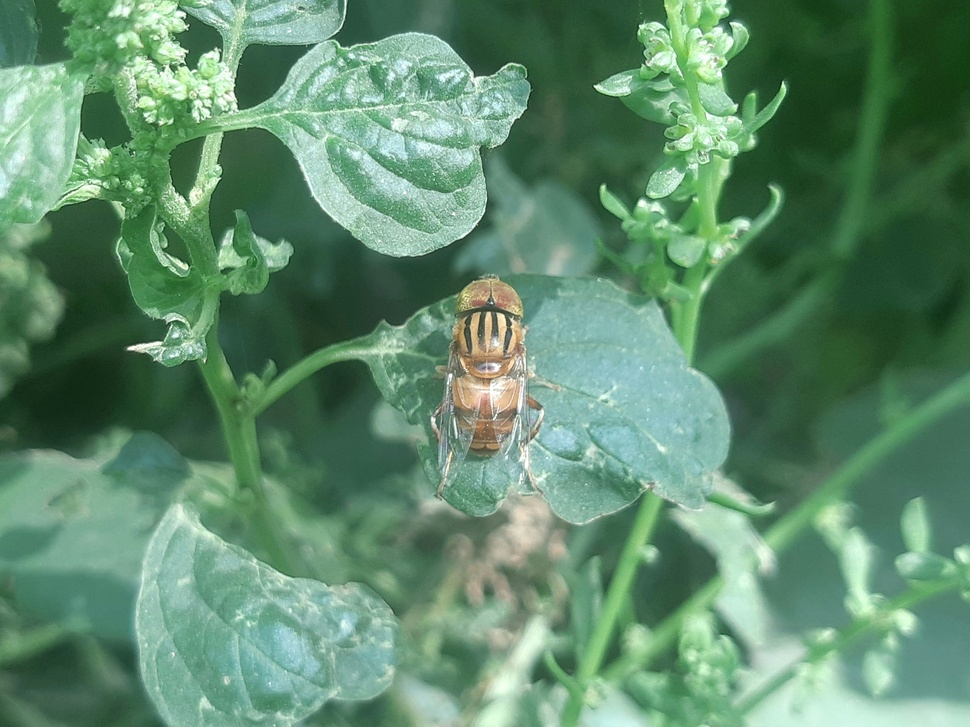
#> input picture ram-kishor-4lWZS0XE1jM-unsplash.jpg, 970 x 727 px, shrunk from 3540 x 2654 before the run, found by its file name
$ python Ch4_Ballan_List_4_6_2_1_Erosion_Dilution.py
#> lines starting #> are read from the running program, lines starting #| are printed output that depends on the picture; after the words box and inside, x2 and y2 are one past the last pixel; in counts of white or black regions, pixels touching at a corner belong together
# Python 2/3 compatibility
from __future__ import print_function
import cv2
import numpy as np
import matplotlib.pyplot as plt

# Load the image
image = cv2.imread('/Users/meltemballan/Documents/Image_Processing/CH4_Ballan/ram-kishor-4lWZS0XE1jM-unsplash.jpg', cv2.IMREAD_GRAYSCALE)
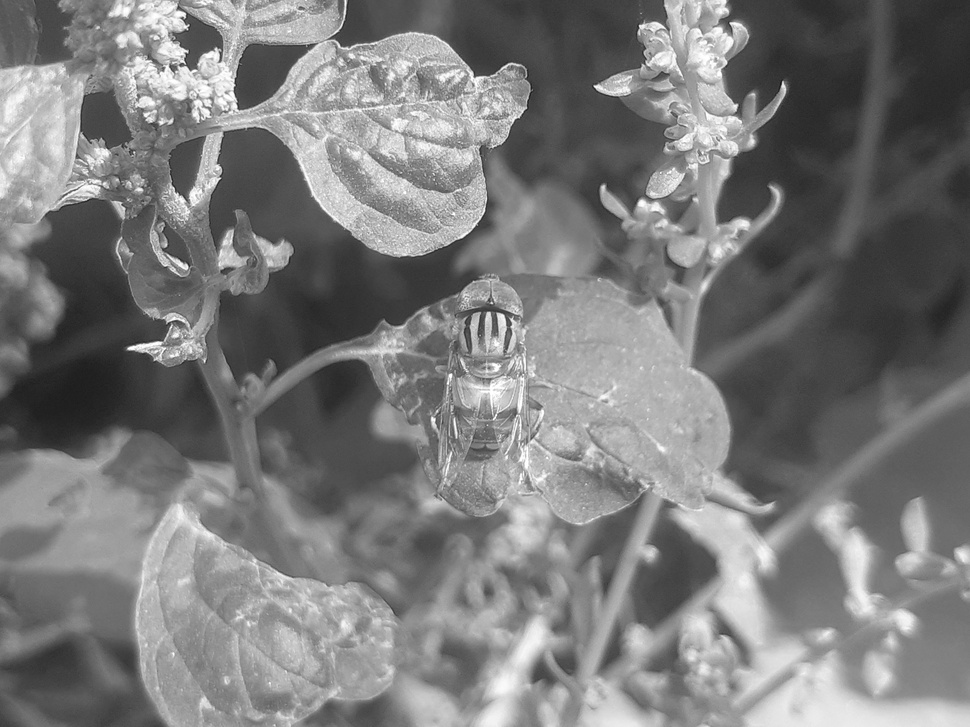
#> image: shape (727, 970); min 19, max 255, mean 122.5
# Convert the filtered image to binary
_, binary_image = cv2.threshold(image, 127, 255, cv2.THRESH_BINARY)
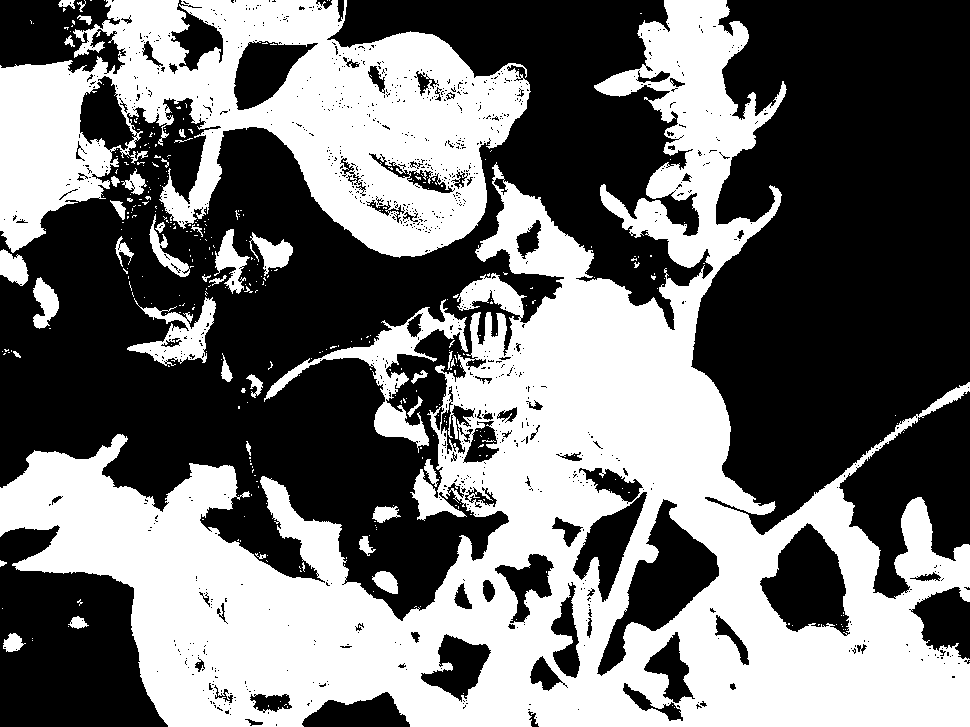
#> binary_image: shape (727, 970); 45% white; 373 white regions (331 under 20 px), largest, box (x1, y1, x2, y2) and area: (0, 0, 970, 727) 228208, (0, 0, 531, 258) 72803, (264, 299, 468, 453) 5332

# Define the structuring element
# In this case, we're using a 11x11 square as the structuring element
structuring_element = np.ones((11, 11), np.uint8)

# Apply dilation
dilated_image = cv2.dilate(binary_image, structuring_element,iterations=1)
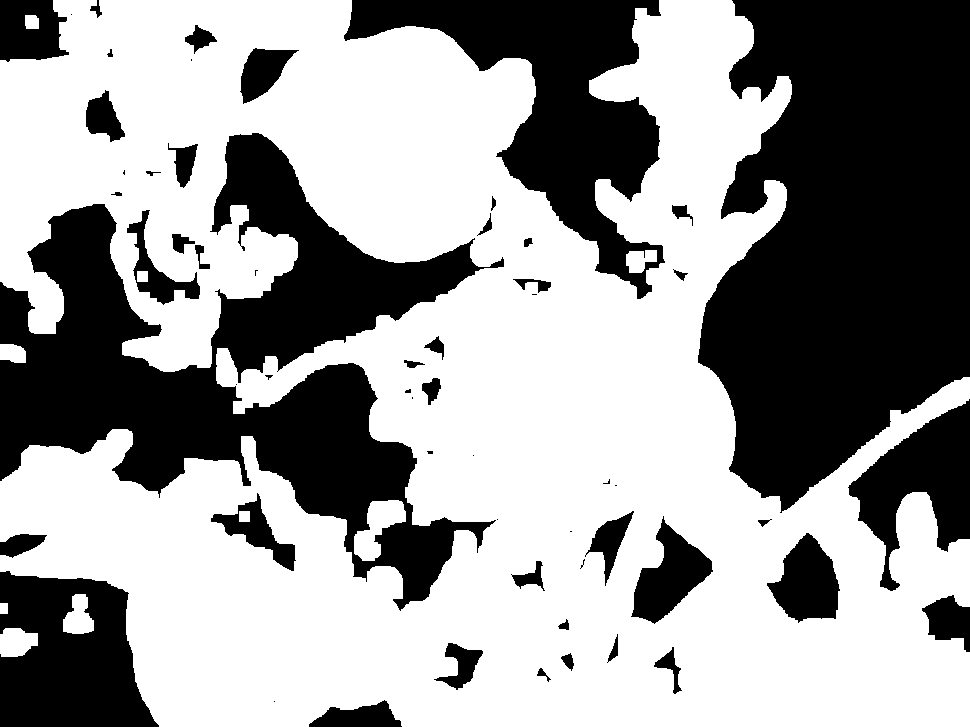
#> dilated_image: shape (727, 970); 60.5% white; 58 black regions (17 under 20 px), largest, box (x1, y1, x2, y2) and area: (698, 0, 970, 513) 103596, (0, 133, 504, 611) 84502, (344, 0, 665, 299) 33492

# Apply erosion
eroded_image = cv2.erode(binary_image, structuring_element,iterations=1)
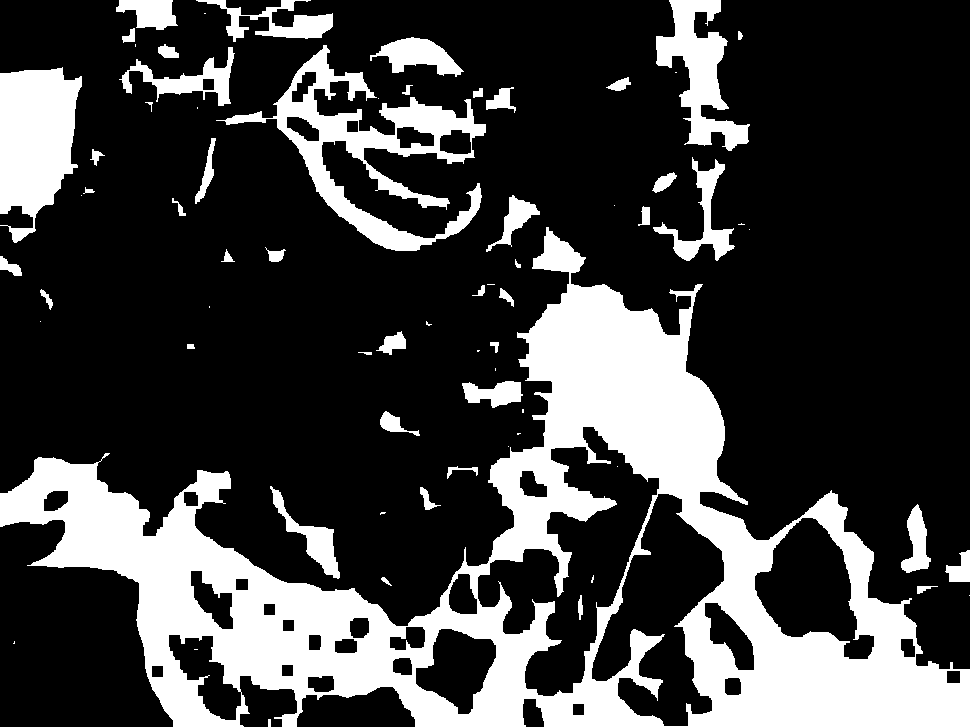
#> eroded_image: shape (727, 970); 25% white; 70 white regions (24 under 20 px), largest, box (x1, y1, x2, y2) and area: (0, 227, 970, 727) 128386, (216, 45, 486, 251) 13029, (0, 67, 82, 243) 10039

# Display the original, dilated, and eroded images
plt.figure(figsize=(20, 5))

plt.subplot(141)
plt.imshow(image, cmap='gray')
plt.title('Original Image')

plt.subplot(142)
plt.imshow(binary_image, cmap='gray')
plt.title('Binary Image')

plt.subplot(143)
plt.imshow(dilated_image, cmap='gray')
plt.title('Dilated Image')

plt.subplot(144)
plt.imshow(eroded_image, cmap='gray')
plt.title('Eroded Image')

plt.tight_layout()
plt.show()

$ run again, with bundo-kim-S-TcfjrYVKo-unsplash.jpg copied over ram-kishor-4lWZS0XE1jM-unsplash.jpg
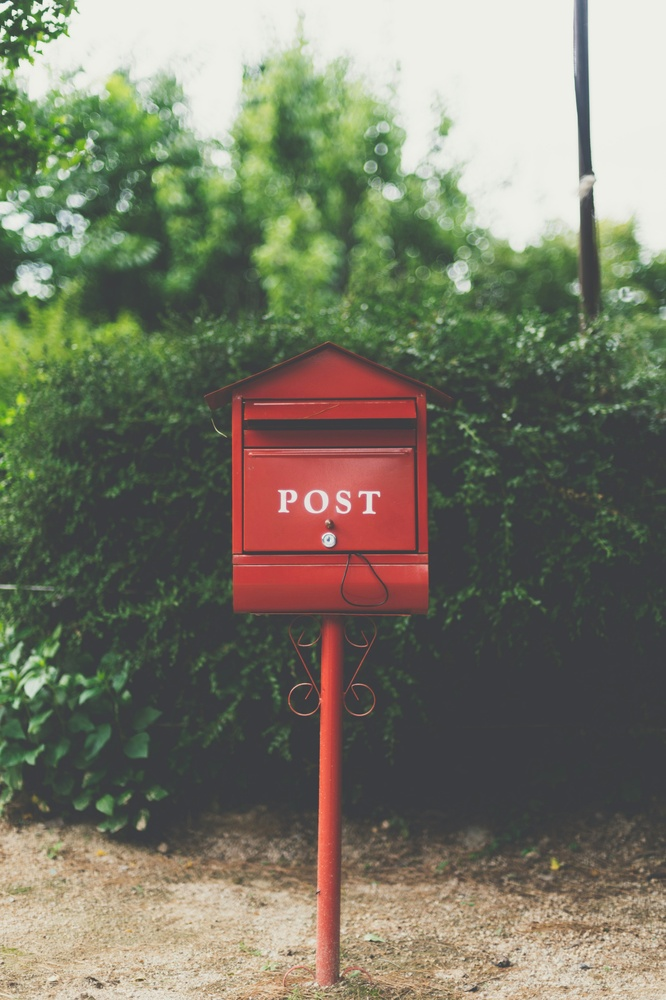
#> input picture bundo-kim-S-TcfjrYVKo-unsplash.jpg, 666 x 1000 px, shrunk from 3219 x 4836 before the run, found by its file name
#> `_, binary_image = cv2.threshold(image, 127, 255, cv2.THRESH_BINARY)`:
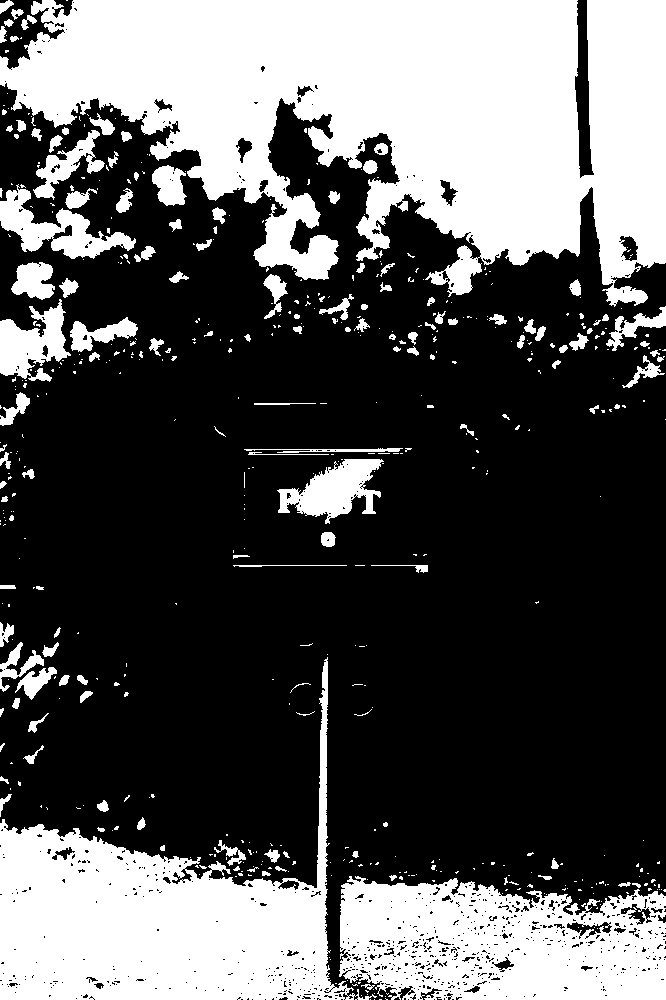
#> binary_image: shape (1000, 666); 34.9% white; 546 white regions (405 under 20 px), largest, box (x1, y1, x2, y2) and area: (0, 0, 666, 307) 124043, (0, 657, 377, 1000) 47614, (339, 876, 666, 1000) 31297
#> dilated_image: shape (1000, 666); 50.9% white; 50 black regions (27 under 20 px), largest, box (x1, y1, x2, y2) and area: (0, 179, 666, 888) 312047, (276, 110, 452, 335) 8647, (0, 120, 44, 183) 1376
#> `eroded_image = cv2.erode(binary_image, structuring_element,iterations=1)`:
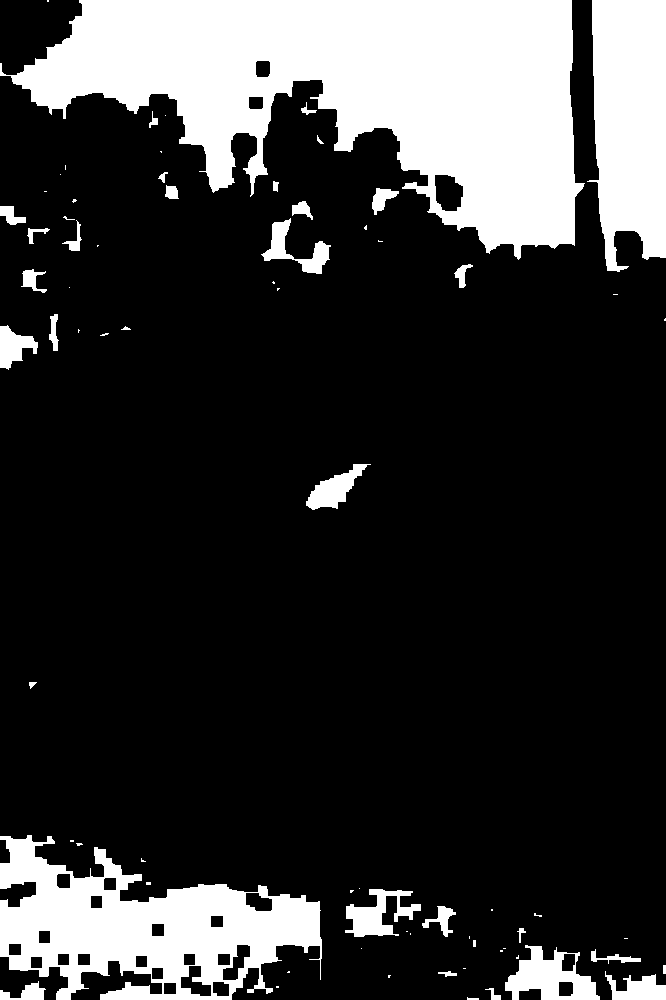
#> eroded_image: shape (1000, 666); 20.9% white; 72 white regions (38 under 20 px), largest, box (x1, y1, x2, y2) and area: (0, 0, 585, 260) 80954, (0, 835, 322, 1000) 27684, (587, 0, 666, 272) 17480
